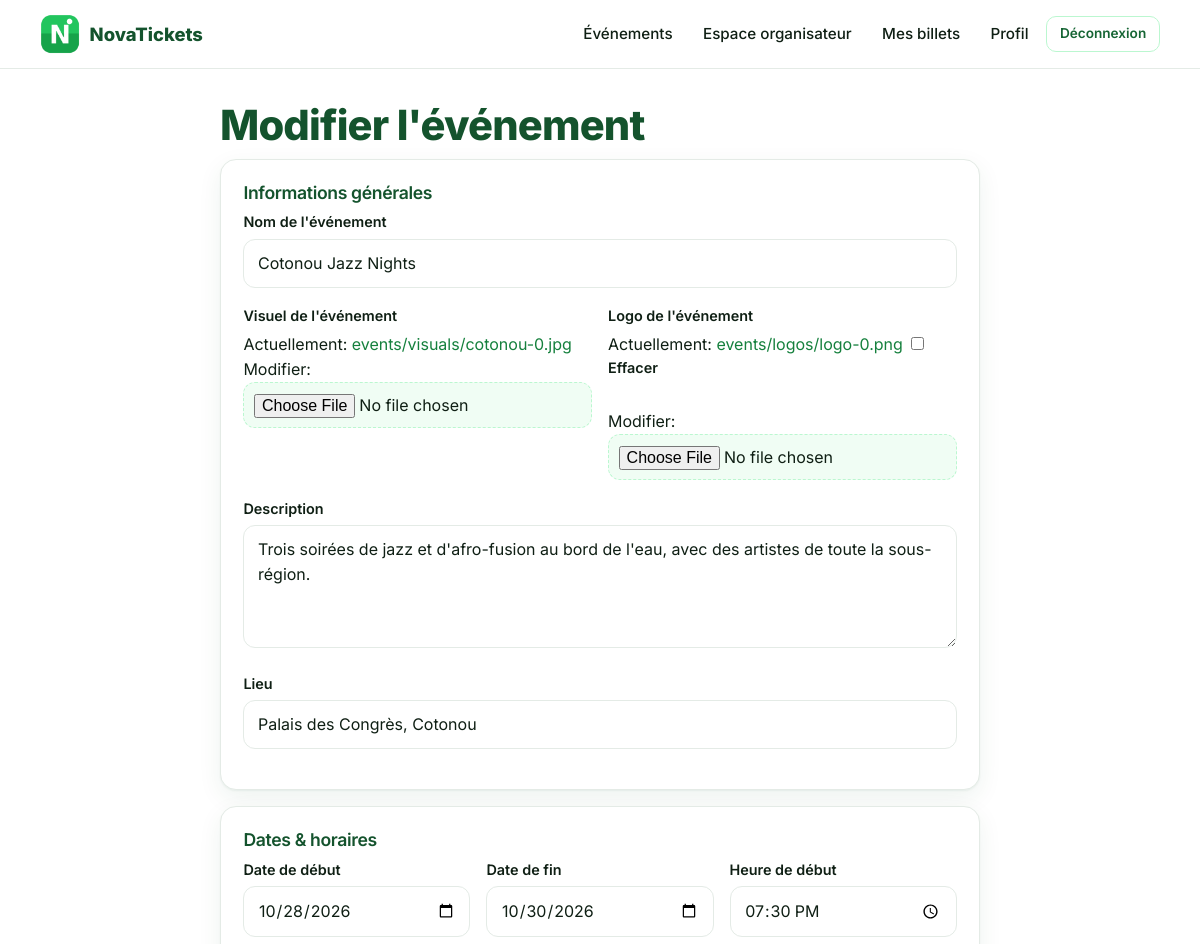
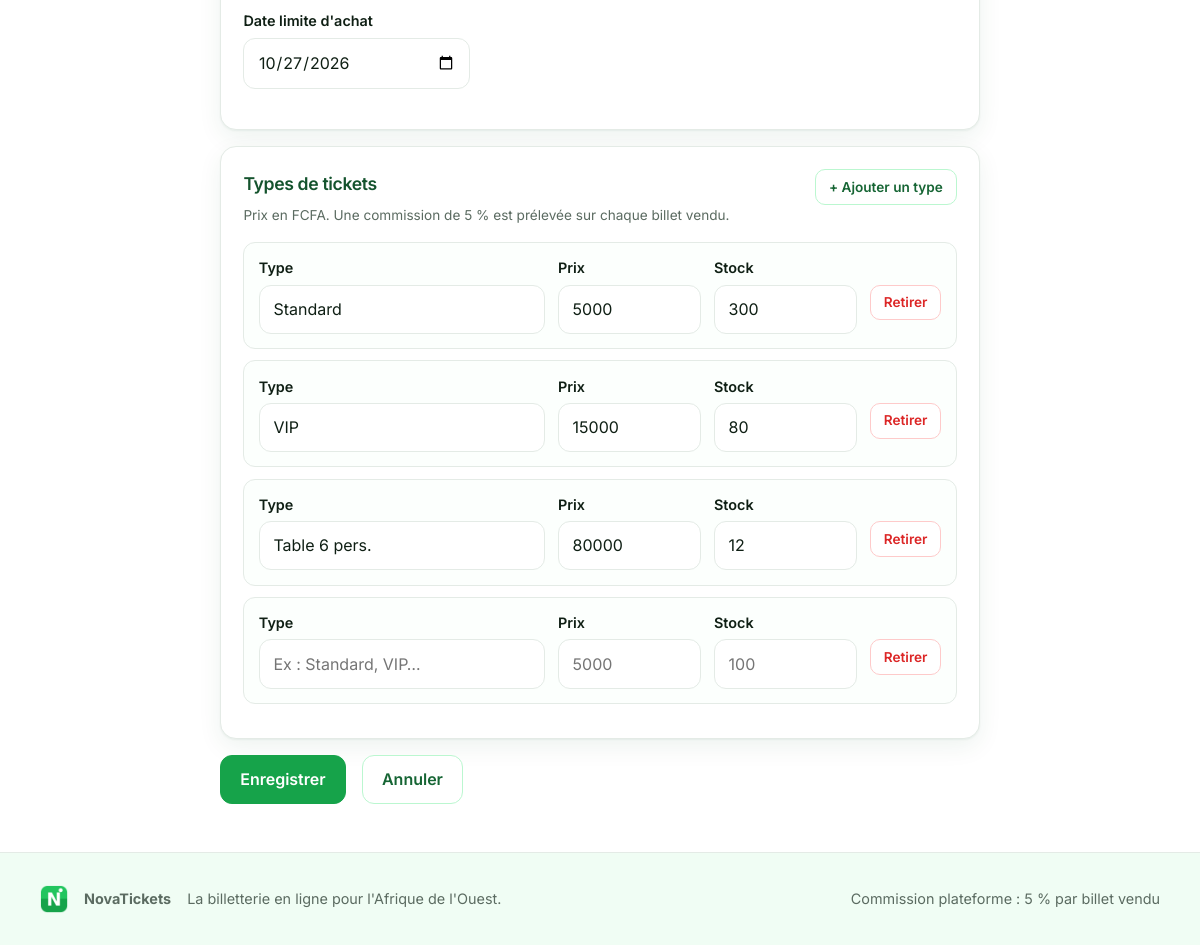
/organisateur/evenements/1/modifier/ (signed in), run on the app's committed database (2 pictures, top to bottom).
### events/models.py (models this page shows, shortened)
class Event(models.Model):
    organizer = models.ForeignKey(settings.AUTH_USER_MODEL, on_delete=models.CASCADE, related_name="events")
    name = models.CharField("Nom de l'événement", max_length=200)
    description = models.TextField("Description", blank=True)
    location = models.CharField("Lieu", max_length=200)
    visual = models.ImageField("Visuel de l'événement", upload_to="events/visuals/")
    logo = models.ImageField("Logo de l'événement", upload_to="events/logos/", blank=True, null=True)
    start_date = models.DateField("Date de début")
    end_date = models.DateField("Date de fin")
    start_time = models.TimeField("Heure de début")
    purchase_deadline = models.DateField("Date limite d'achat")
    is_published = models.BooleanField("Publié", default=False)
    created_at = models.DateTimeField(auto_now_add=True)
    class Meta:
        ordering = ["start_date", "start_time"]

### events/views.py (the view)
# urls.py: path("organisateur/evenements/<int:pk>/modifier/", views.event_edit, name="edit"),
@organizer_required
def event_edit(request, pk):
    event = get_object_or_404(Event, pk=pk, organizer=request.user)
    obj, form, formset = _save_event(request, event)
    if obj:
        messages.success(request, "Événement mis à jour.")
        return redirect("events:orga_dashboard")
    return render(request, "events/event_form.html", {"form": form, "formset": formset, "title": "Modifier l'événement", "event": event})

### events/forms.py (shortened to what this page needs)
class EventForm(forms.ModelForm):
    class Meta:
        model = Event
        fields = ["name", "visual", "logo", "description", "location", "start_date", "end_date", "start_time", "purchase_deadline"]
        widgets = {
            "start_date": DateInput(),
            "end_date": DateInput(),
            "purchase_deadline": DateInput(),
            "start_time": TimeInput(),
            "description": forms.Textarea(attrs={"rows": 4}),
        }

### accounts/models.py (called while the page is built)
    @property
    def is_organizer(self):
        return self.role == self.Role.ORGANISATEUR

### core/context_processors.py (called while the page is built)
def site(request):
    return {
        "PLATFORM_NAME": settings.PLATFORM_NAME,
        "COMMISSION": settings.PLATFORM_COMMISSION_PERCENT,
        "CURRENCY": settings.CURRENCY,
        "COUNTRIES": COUNTRIES,
    }

### events/views.py (called while the page is built, shortened)
def _save_event(request, event=None):
    form = EventForm(request.POST or None, request.FILES or None, instance=event)
    formset = TicketFormSet(request.POST or None, instance=event, prefix="tt")
    return None, form, formset

### templates/events/event_form.html (shortened to what this page needs)
{% extends "base.html" %}
{% block content %}
<section class="section"><div class="mid">
  <h1>{{ title }}</h1>
  <form method="post" enctype="multipart/form-data">{% csrf_token %}
    <div class="card mb">
      <h3>Informations générales</h3>
      {% include "includes/field.html" with f=form.name %}
      <div class="form-grid">
        {% include "includes/field.html" with f=form.visual %}
        {% include "includes/field.html" with f=form.logo %}
      </div>
      {% include "includes/field.html" with f=form.description %}
      {% include "includes/field.html" with f=form.location %}
    </div>
    <div class="card mb">
      <h3>Dates & horaires</h3>
      <div class="form-grid">
        {% include "includes/field.html" with f=form.start_date %}
        {% include "includes/field.html" with f=form.end_date %}
        {% include "includes/field.html" with f=form.start_time %}
        {% include "includes/field.html" with f=form.purchase_deadline %}
      </div>
    </div>
    <div class="card mb">
      <div class="row between"><h3>Types de tickets</h3><button type="button" class="btn btn-outline btn-sm" id="tt-add">+ Ajouter un type</button></div>
      <p class="muted small">Prix en {{ CURRENCY }}. Une commission de {{ COMMISSION }} % est prélevée sur chaque billet vendu.</p>
      <div id="tt-formset" data-prefix="tt">
        <div id="tt-rows">
          {% for f in formset %}
          <div class="tt-row">
            <div><label>Type</label>{{ f.name }}{{ f.name.errors }}</div>
            <div><label>Prix</label>{{ f.price }}{{ f.price.errors }}</div>
            <div><label>Stock</label>{{ f.stock }}{{ f.stock.errors }}</div>
            <div class="del">{% if f.instance.pk %}<span style="display:none">{{ f.DELETE }}</span>{% endif %}<button type="button" class="btn btn-danger btn-sm tt-remove">Retirer</button></div>
          </div>
          {% endfor %}
        </div>
      </div>
    </div>
    <div class="row"><button class="btn" type="submit">Enregistrer</button><a class="btn btn-outline" href="{% url 'events:orga_dashboard' %}">Annuler</a></div>
  </form>
</div></section>
{% endblock %}

### templates/includes/field.html (shortened to what this page needs)
<div class="field">
  <label for="{{ f.id_for_label }}">{{ f.label }}</label>
  {{ f }}
</div>

### static/css/app.css (style rules this page uses)
:root { --green: #16a34a; --green-600: #15803d; --green-700: #166534; --green-900: #14532d; --green-50: #f0fdf4; --green-100: #dcfce7; --green-200: #bbf7d0; --ink: #0f1f14; --muted: #5b6b61; --line: #e4ebe6; --bg: #ffffff; --danger: #dc2626; --warn: #d97706; --radius: 16px; --shadow: 0 1px 2px rgba(20, 83, 45, .06), 0 8px 24px rgba(20, 83, 45, .07); }
* { box-sizing: border-box; }
html { scroll-behavior: smooth; }
body { margin: 0; font-family: "Inter", system-ui, -apple-system, "Segoe UI", sans-serif; color: var(--ink); background: var(--bg); line-height: 1.55; -webkit-font-smoothing: antialiased; }
a { color: var(--green-600); text-decoration: none; }
h1, h2, h3 { line-height: 1.2; letter-spacing: -.02em; margin: 0 0 .5rem; color: var(--green-900); }
h1 { font-size: clamp(1.8rem, 4vw, 2.6rem); font-weight: 800; }
h3 { font-size: 1.1rem; font-weight: 600; }
p { margin: 0 0 1rem; }
.muted { color: var(--muted); }
.small { font-size: .85rem; }
.mid { width: min(760px, 100% - 2rem); margin-inline: auto; }
.section { padding: 2rem 0 3rem; }
.row { display: flex; gap: 1rem; align-items: center; flex-wrap: wrap; }
.between { justify-content: space-between; }
.mb { margin-bottom: 1rem; }
.btn { display: inline-flex; align-items: center; justify-content: center; gap: .5rem; padding: .7rem 1.2rem; border-radius: 12px; border: 1px solid var(--green); background: var(--green); color: #fff; font: inherit; font-weight: 600; cursor: pointer; transition: transform .1s, box-shadow .15s, background .15s; }
.btn-outline { background: #fff; color: var(--green-700); border-color: var(--green-200); }
.btn-danger { background: #fff; border-color: #fecaca; color: var(--danger); }
.btn-sm { padding: .4rem .8rem; font-size: .85rem; border-radius: 10px; }
.card { background: #fff; border: 1px solid var(--line); border-radius: var(--radius); box-shadow: var(--shadow); padding: 1.4rem; }
label { display: block; font-weight: 600; font-size: .9rem; margin-bottom: .3rem; }
input[type=text], input[type=email], input[type=password], input[type=number], input[type=date], input[type=time], input[type=tel], input[type=search], select, textarea { width: 100%; padding: .7rem .85rem; border: 1.5px solid var(--line); border-radius: 12px; font: inherit; background: #fff; color: var(--ink); transition: border-color .15s, box-shadow .15s; }
input[type=file] { width: 100%; padding: .6rem; border: 1.5px dashed var(--green-200); border-radius: 12px; background: var(--green-50); font: inherit; }
.field { margin-bottom: 1.1rem; }
.form-grid { display: grid; grid-template-columns: repeat(auto-fit, minmax(220px, 1fr)); gap: 0 1rem; }
.tt-row { display: grid; grid-template-columns: 2fr 1fr 1fr auto; gap: .8rem; align-items: start; padding: .9rem; border: 1px solid var(--line); border-radius: 12px; margin-bottom: .7rem; background: #fcfffd; }
.tt-row .del { padding-top: 1.7rem; }

### data on the page
Event: name "Cotonou Jazz Nights", description "Trois soirées de jazz et d'afro-fusion au bord de l'eau, avec des artistes de toute la sous-région.", location "Palais des Congrès, Cotonou", start_date "10/28/2026", end_date "10/30/2026", start_time "19:30", purchase_deadline "10/27/2026"

### other printed values
{{ PLATFORM_NAME }} "NovaTickets"
{{ title }} "Modifier l'événement"
{{ f.label }} "Nom de l'événement Visuel de l'événement Logo de l'événement Description Lieu Date de début Date de fin Heure de début Date limite d'achat"
{{ CURRENCY }} "FCFA"
{{ COMMISSION }} "5"
